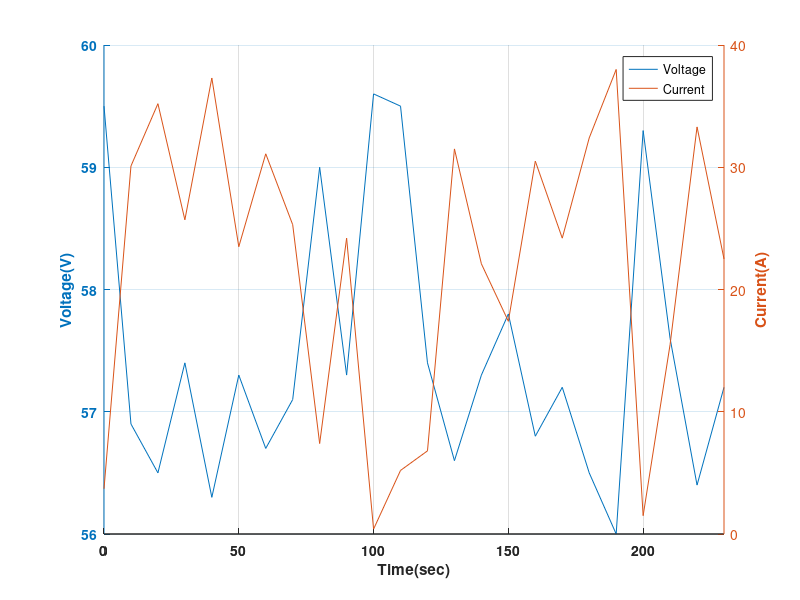

This figure's MATLAB source:
clc;
clear all;
close all;
voltage = [59.5 56.9 56.5 57.4 56.3 57.3 56.7 57.1 59.0 57.3 59.6 59.5 57.4 56.6 57.3 57.8 56.8 57.2 56.5 56 59.3 57.6 56.4 57.2];
current = [3.7 30.1 35.2 25.7 37.3 23.5 31.1 25.3 7.4 24.2 0.4 5.2 6.8 31.5 22.1 17.4 30.5 24.2 32.4 38 1.5 15.5 33.3 22.5];
time = 0:10:230;
hold on
%figure(1)
%plot(time,voltage,time,current,'linewidth',2),xlabel('Time(sec)','FontWeight','bold'),ylabel('Voltage(V)','FontWeight','bold'),grid on,title('Voltage vs Time ','FontWeight','bold'),set(gca,'FontWeight','bold')
[ax,p1,p2] = plotyy(time,voltage,time,current,'plot'),grid on
legend('Voltage', 'Current')

xlabel(ax(1),'Time(sec)','FontWeight','bold'),set(gca,'FontWeight','bold') % label x-axis
ylabel(ax(1),'Voltage(V)','FontWeight','bold'),set(gca,'FontWeight','bold') % label left y-axis
ylabel(ax(2),'Current(A)','FontWeight','bold'),set(gca,'FontWeight','bold')
